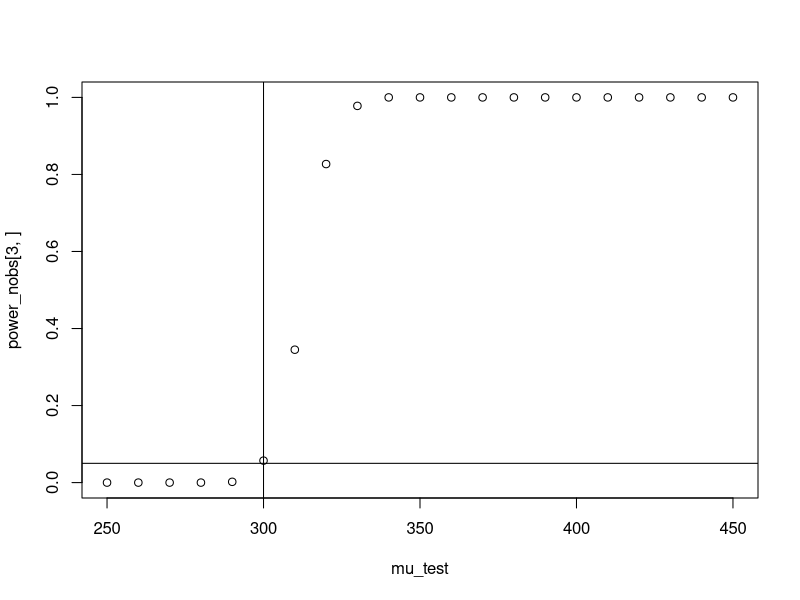

Write R code to recreate this figure.
n <- 20              #sampling size
m <- 1000            #number of replicas
mu_verd <- 300       #true value of the population parameter
sigma <- 50          #variance parameter of the population
mu_test <- c(seq(250, 450, 10))   #test values
M <- length(mu_test)              #number of Monte Carlo replicas
power <- numeric(M)               #vector to storage the empirrical power of the test
nobs <- c(20,30,40,50,100)
power_nobs <- matrix(0,length(nobs),M)
c <- 1
for(j in nobs) {
  for (i in 1:M) {
    mu <- mu_test[i]
    p_value <- replicate(m, expr = {
      x <- rnorm(j, mean = mu, sd = sigma)
      test_t <- t.test(x, alternative = "greater", mu = mu_verd)
      test_t$p.value})
    power[i] <- mean(p_value <= 0.05)
  }
  power_nobs[c,] <- power
  c = c+1
}

plot(mu_test, power_nobs[3,])
abline(v = mu_verd, lty = 1)
abline(h = .05, lty = 1)



